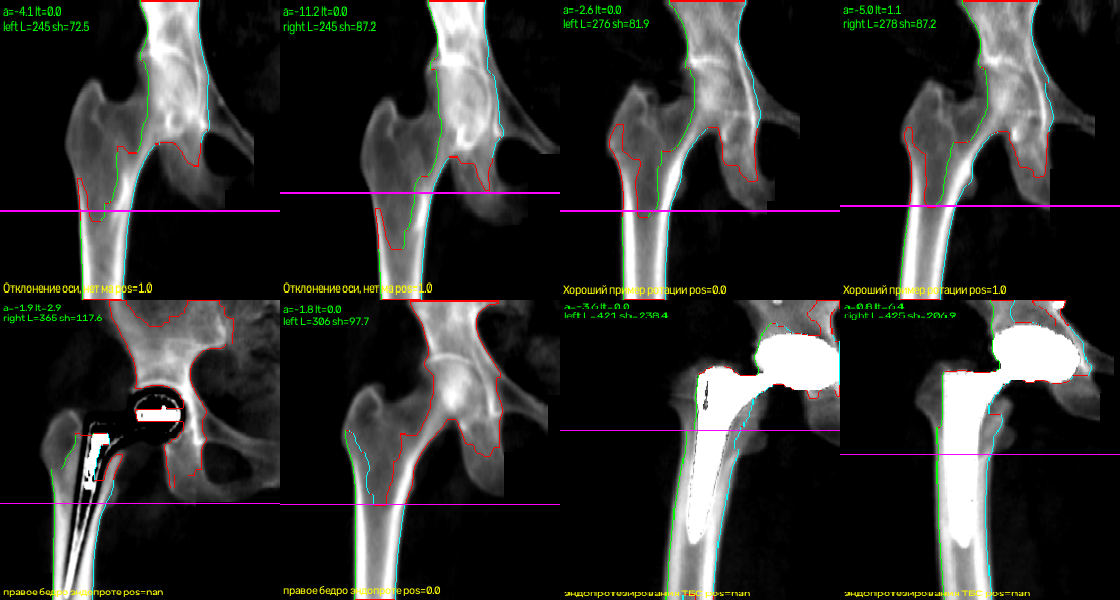
#> input picture docs/hip/commented_cases.png, 1120 x 600 px
$ python -i geometry_features.py   (imports and definitions only)
#> lines starting #> are read from the running program, lines starting #| are printed output that depends on the picture; after the words box and inside, x2 and y2 are one past the last pixel; in counts of white or black regions, pixels touching at a corner belong together
"""
Контур A — явные геометрические признаки для критериев ТЗ, вместо
end-to-end CNN на крошечном датасете (см. рецензию Fable 5).

Реализует:
  - сегментацию кости (порог + морфология + крупнейшая компонента)
  - центральную линию позвоночника, угол оси к вертикали кадра,
    кривизну (чтобы анатомическое искривление не штрафовалось по оси)
  - детектор высокоплотных объектов (металл: посторонние предметы / эндопротез)
  - признаки укладки (центрирование, положение верх/низ кадра)
  - признаки для бедра: угол диафиза, положение головки/вертела

Пиксельные размеры аппарата (Lunar Prodigy Advance, подтверждено организаторами
письменно): Y = 1.05 мм, X = 0.6 мм.
"""
import warnings
# [1 line not run here, left out]
import sys
from pathlib import Path
sys.path.insert(0, str(Path(__file__).resolve().parent))

import os
import numpy as np
import cv2
import pydicom

import preprocess

PIXEL_SPACING_Y_MM = 1.05
PIXEL_SPACING_X_MM = 0.6


# [33 lines left out: functions read_dicom_normalized, read_dicom_raw_normalized, not called in this run]


def segment_bone(img_u8):
    """Сегментация кости: адаптивный порог (Otsu) + морфология + крупнейшая компонента."""
    blurred = cv2.GaussianBlur(img_u8, (5, 5), 0)
    _, mask = cv2.threshold(blurred, 0, 255, cv2.THRESH_BINARY + cv2.THRESH_OTSU)

    kernel = np.ones((5, 5), np.uint8)
    mask = cv2.morphologyEx(mask, cv2.MORPH_CLOSE, kernel, iterations=2)
    mask = cv2.morphologyEx(mask, cv2.MORPH_OPEN, kernel, iterations=1)

    n_labels, labels = cv2.connectedComponents(mask)
    if n_labels <= 1:
        return mask
    sizes = [(labels == i).sum() for i in range(1, n_labels)]
    largest_label = 1 + int(np.argmax(sizes))
    largest_mask = (labels == largest_label).astype(np.uint8) * 255
    return largest_mask


# [121 lines left out: functions _row_runs, _tracked_centerline, _fit_angle_trimmed, spine_axis_features, not called in this run]


# 2.5 (эксперимент sp_art): положение плотных участков относительно кости.
# Полоса по вертикали = верхняя доля c протяжённости маски кости [y0, y0 + c*(y1 - y0)],
# где y0/y1 — первая/последняя строка маски segment_bone (столб позвонков). Врач игнорирует
# предмет вне зоны измерения L1–L4 (ТЗ, рис. 3); крылья подвздошных костей, отрезанные от
# крупнейшей костной компоненты, лежат внизу протяжённости. Сетка c задана заранее
# (anatomy-first, work/exp_spart/PREREG_spart_position.md); какая доля идёт в модель —
# выбирается только внутри фолдов вложенной проверки (tools/spart_position/spart_position_gate.py).
POSITION_BANDS = (0.5, 0.6, 0.7, 0.8, 1.0)


def _band_key(c):
    return f"band{int(round(c * 100))}"


# [214 lines left out: functions _empty_position_features, _position_features, foreign_object_features, spine_positioning_features, hip_positioning_features, extract_all_features, not called in this run]


# [10 lines not run here, left out]

>>> import cv2
>>> picture = cv2.imread('../docs/hip/commented_cases.png', cv2.IMREAD_GRAYSCALE)
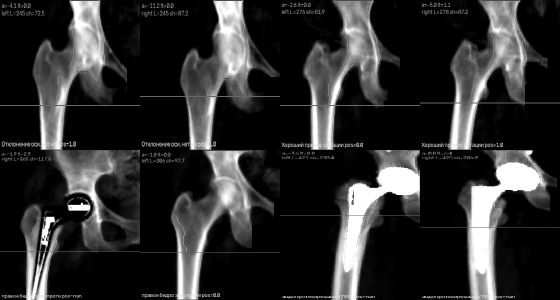
#> picture: shape (600, 1120) (shown at 1/2 size); min 0, max 255, mean 45.9
>>> result = segment_bone(picture)
#> in segment_bone, `_, mask = cv2.threshold(blurred, 0, 255, cv2.THRESH_BINARY + cv2.THRES..`:
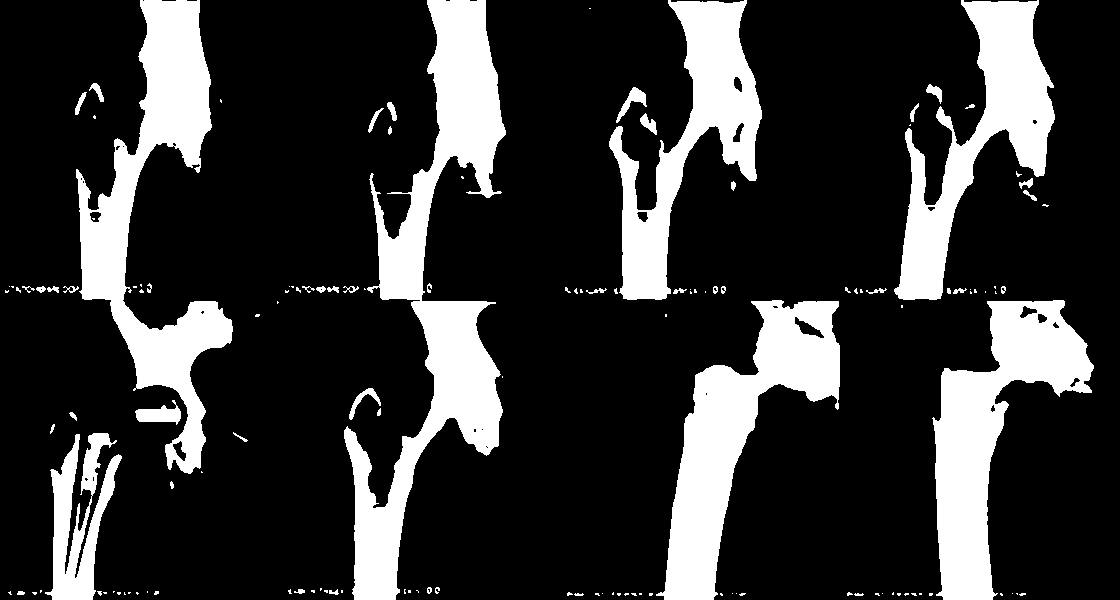
#> mask: shape (600, 1120); 20.6% white; 141 white regions (89 under 20 px), largest, box (x1, y1, x2, y2) and area: (344, 0, 506, 600) 31255, (76, 0, 233, 474) 23839, (656, 300, 840, 600) 20147
#> in segment_bone, `mask = cv2.morphologyEx(mask, cv2.MORPH_CLOSE, kernel, iterations=2)`:
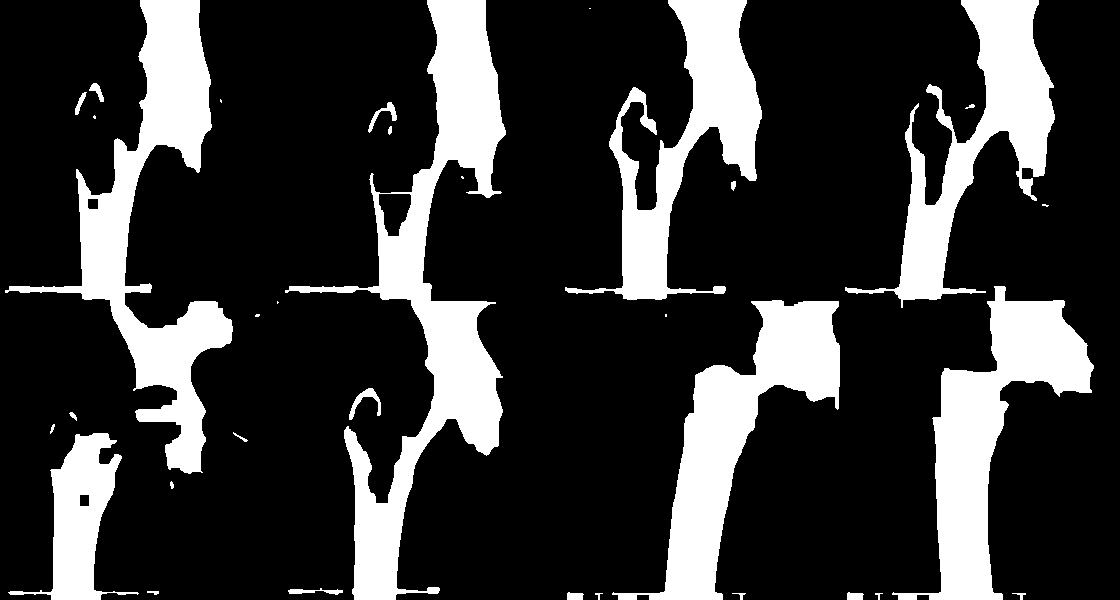
#> mask: shape (600, 1120); 21.6% white; 34 white regions (8 under 20 px), largest, box (x1, y1, x2, y2) and area: (285, 0, 506, 600) 32344, (5, 0, 233, 474) 25907, (612, 300, 840, 600) 20771
#> in segment_bone, `mask = cv2.morphologyEx(mask, cv2.MORPH_OPEN, kernel, iterations=1)`:
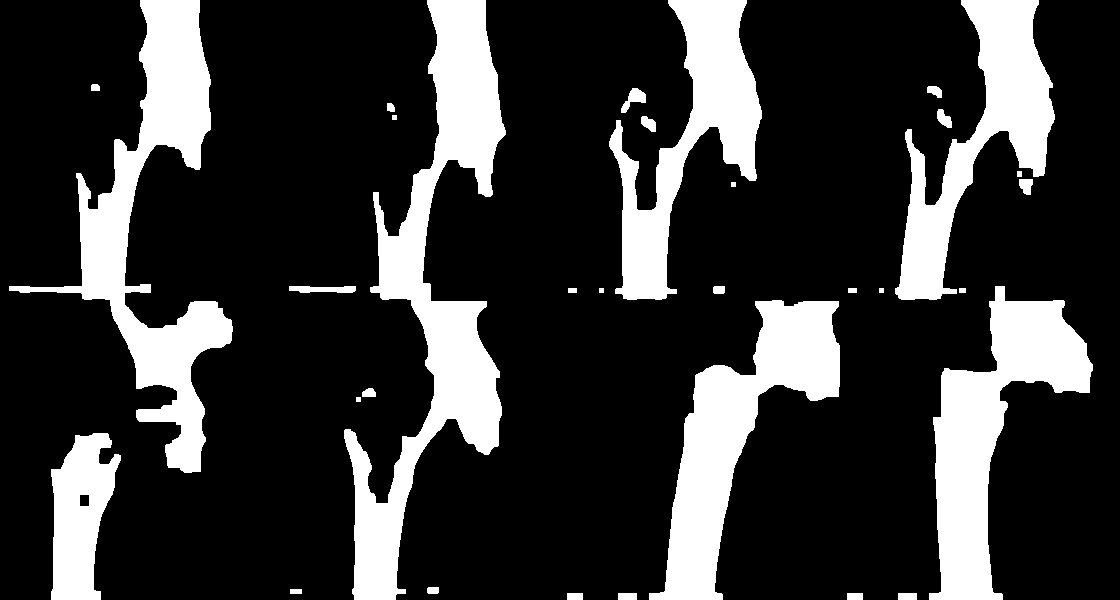
#> mask: shape (600, 1120); 21.2% white; 32 white regions, largest, box (x1, y1, x2, y2) and area: (344, 0, 506, 600) 31535, (9, 0, 233, 473) 25804, (649, 300, 840, 600) 20538
#> in segment_bone, `n_labels, labels = cv2.connectedComponents(mask)`:
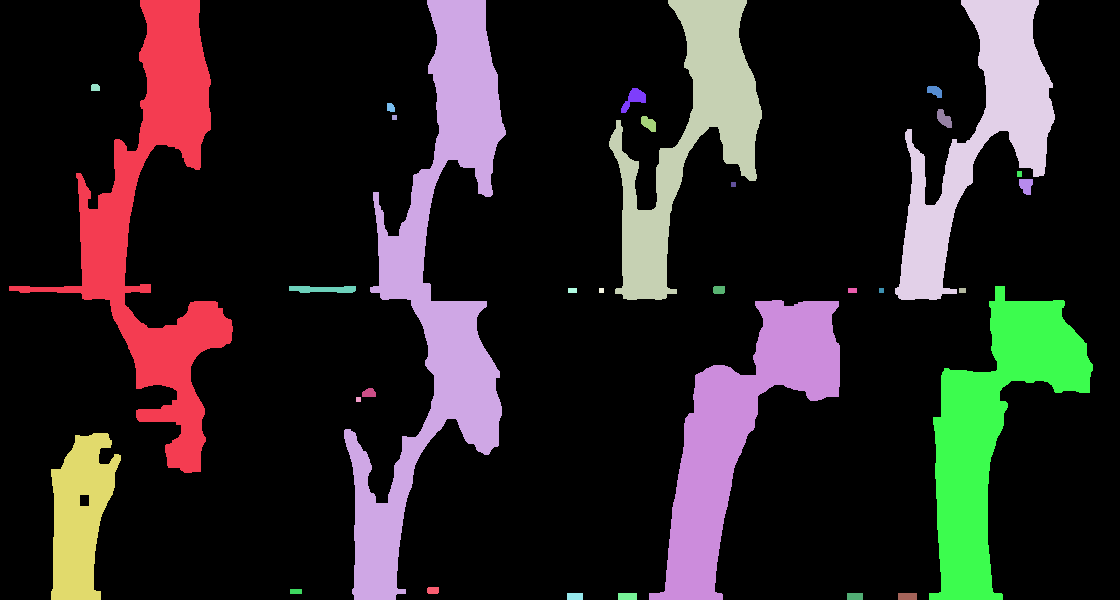
#> labels: shape (600, 1120) int32; 33 distinct labels, from 0 to 32; one colour per label, 0 black
#> in segment_bone, `n_labels, labels = cv2.connectedComponents(mask)`: n_labels = 33
#> in segment_bone, `sizes = [(labels == i).sum() for i in range(1, n_labels)]`: sizes = 32 values, max 31535 at index 1, min 25 at index 9, mean 4451.2
#> in segment_bone, `largest_label = 1 + int(np.argmax(sizes))`: largest_label = 2
#> in segment_bone, `largest_mask = (labels == largest_label).astype(np.uint8) * 255`:
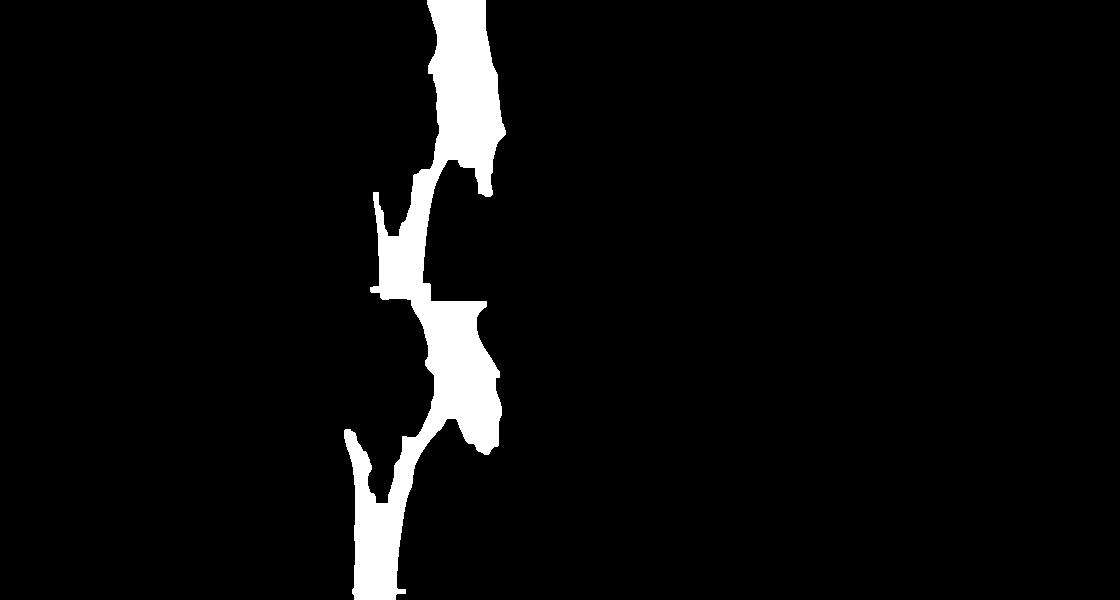
#> largest_mask: shape (600, 1120); 4.7% white; 1 white region, box (x1, y1, x2, y2) and area: (344, 0, 506, 600) 31535

$ run again, on docs/hip/left_hip_pos.png
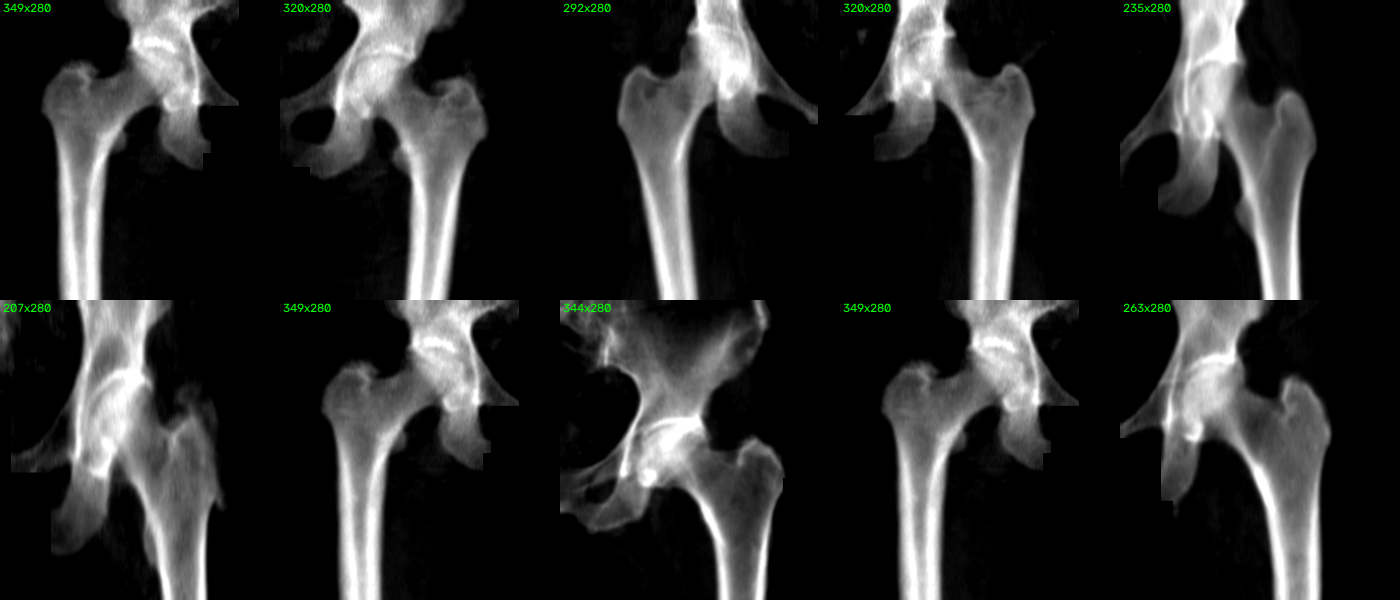
#> input picture docs/hip/left_hip_pos.png, 1400 x 600 px
#> in segment_bone, `n_labels, labels = cv2.connectedComponents(mask)`:
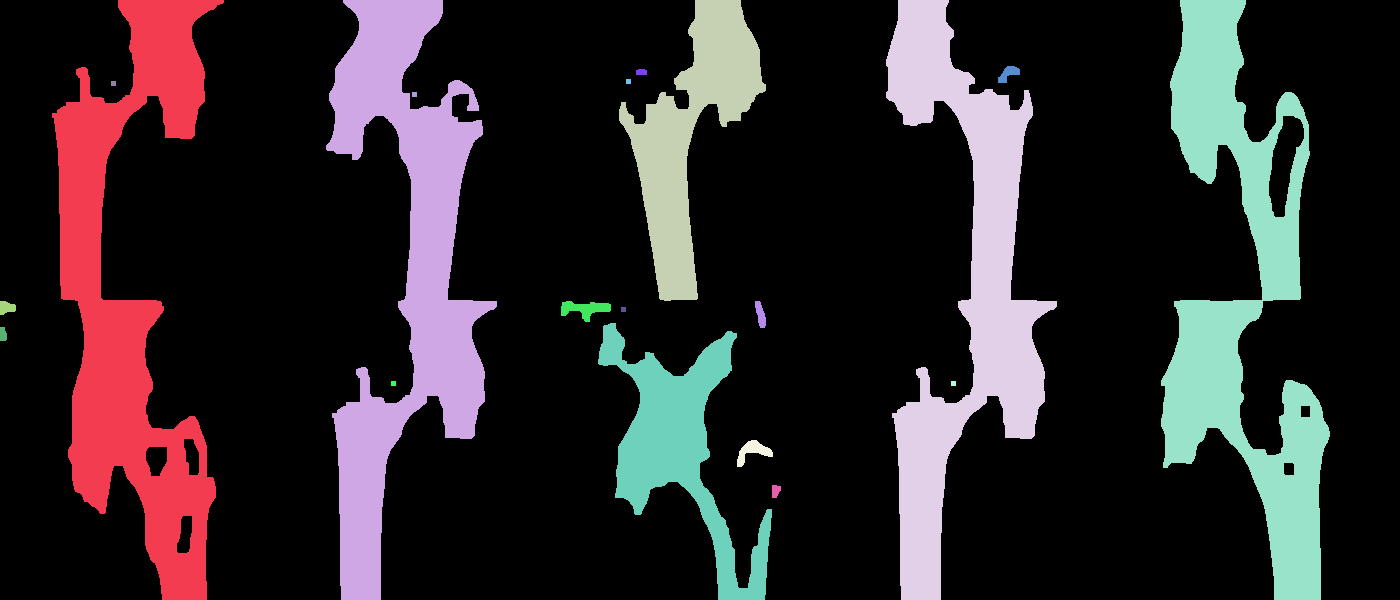
#> labels: shape (600, 1400) int32; 21 distinct labels, from 0 to 20; one colour per label, 0 black
#> n_labels = 21
#> sizes = [41958, 39896, 16961, 36374, 40596, 205, 62, 25, 25, 25, 166, 548, 190, 25, 15842, 87, 25, 25, 421, 94]
#> largest_label = 1
#> in segment_bone, `largest_mask = (labels == largest_label).astype(np.uint8) * 255`:
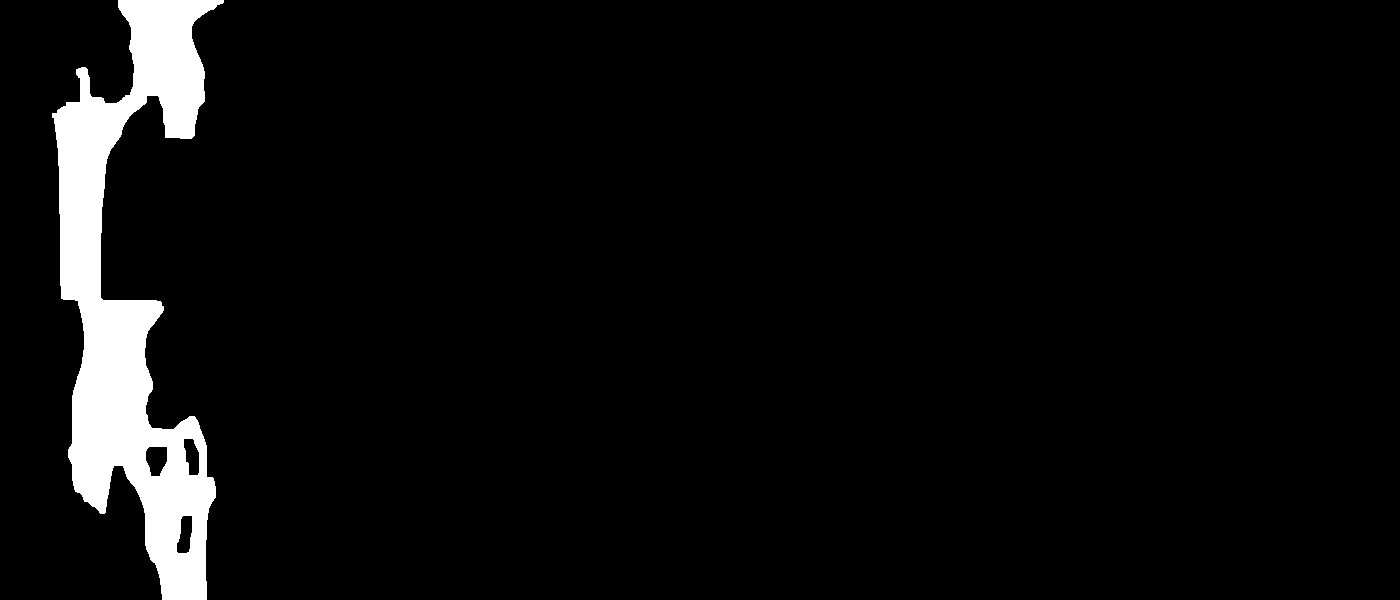
#> largest_mask: shape (600, 1400); 5% white; 1 white region, box (x1, y1, x2, y2) and area: (52, 0, 224, 600) 41958
